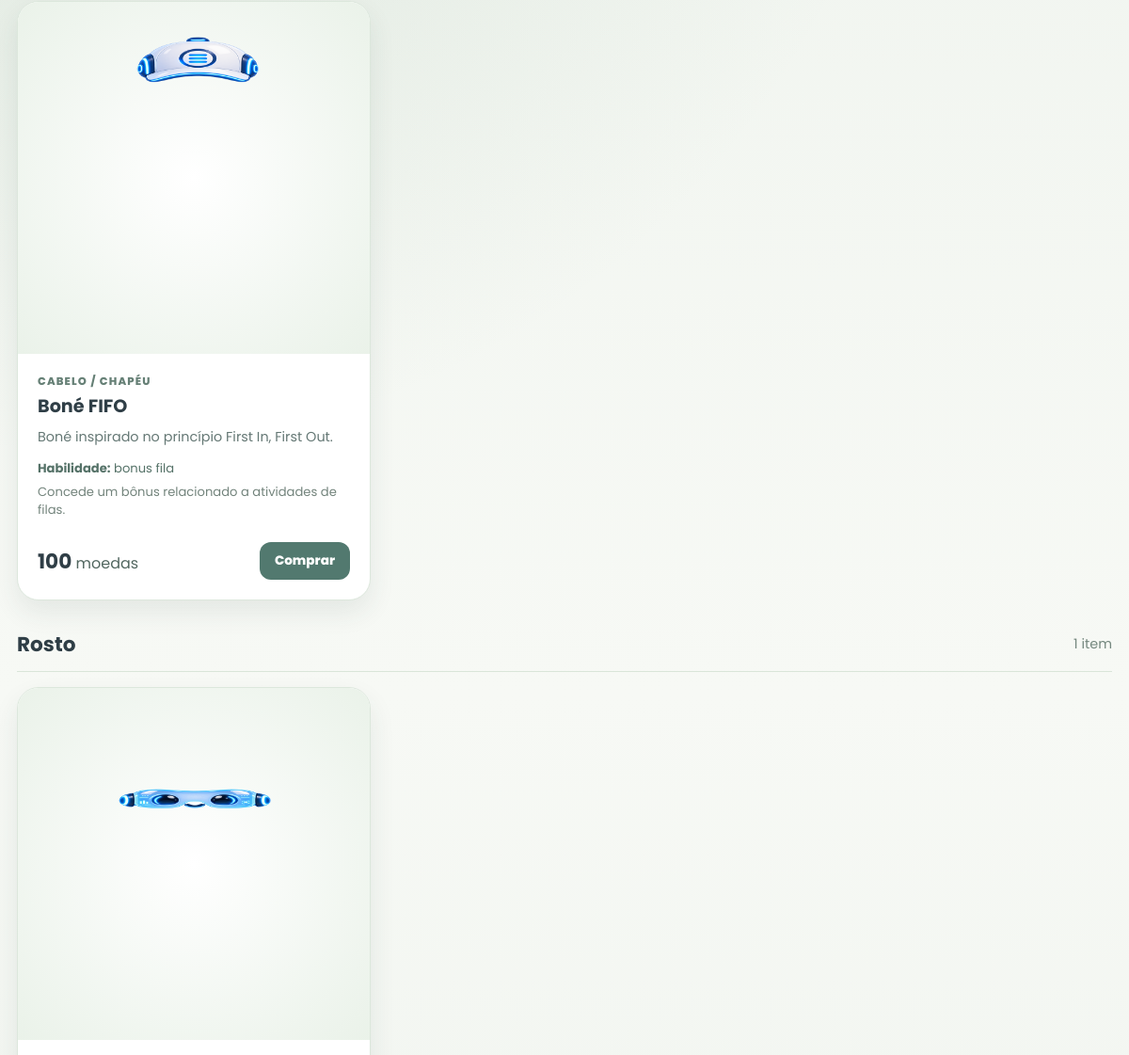
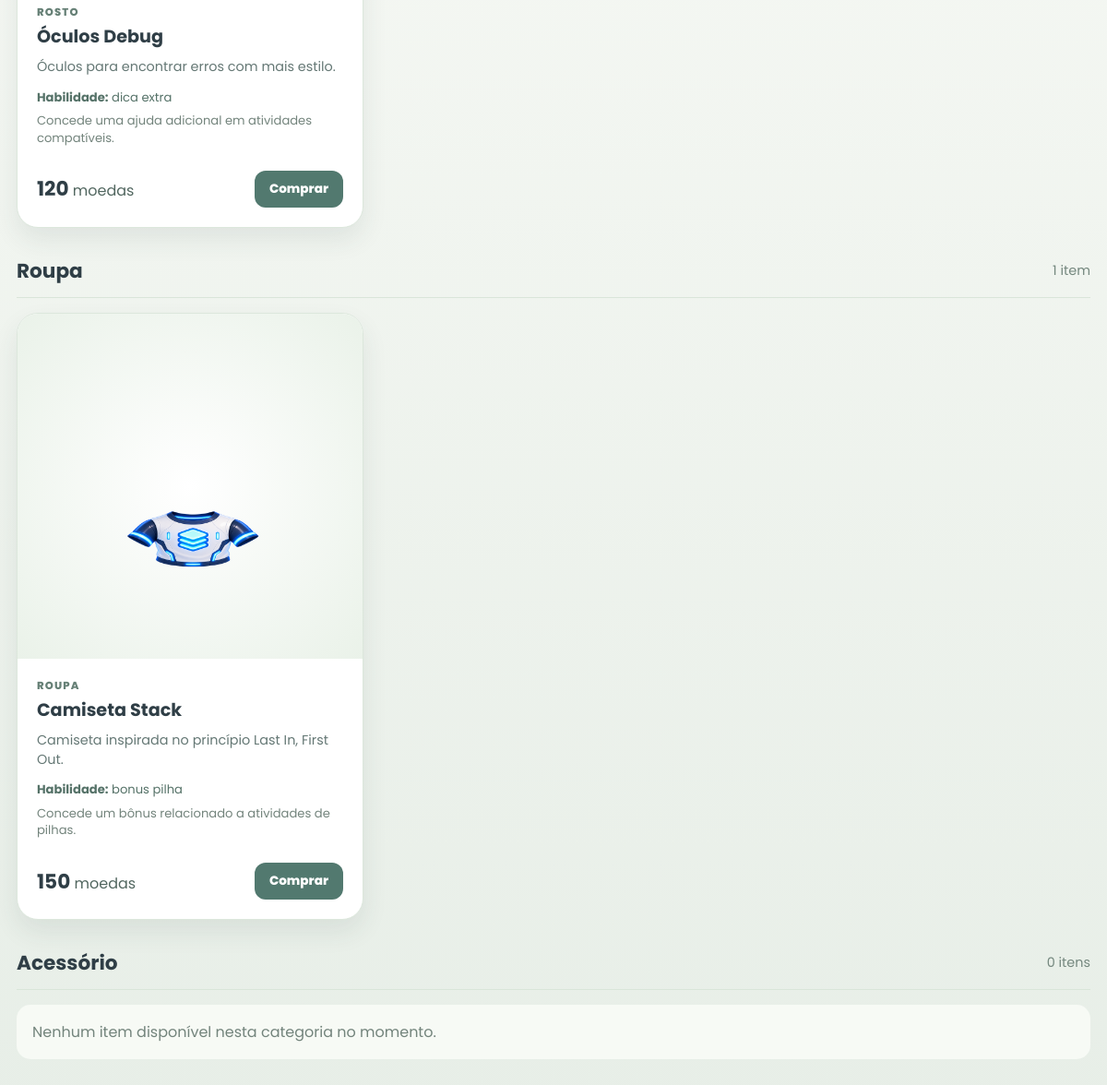
The page /view/loja.php (signed in, lower part) on the database as committed earlier (2 pictures, top to bottom).
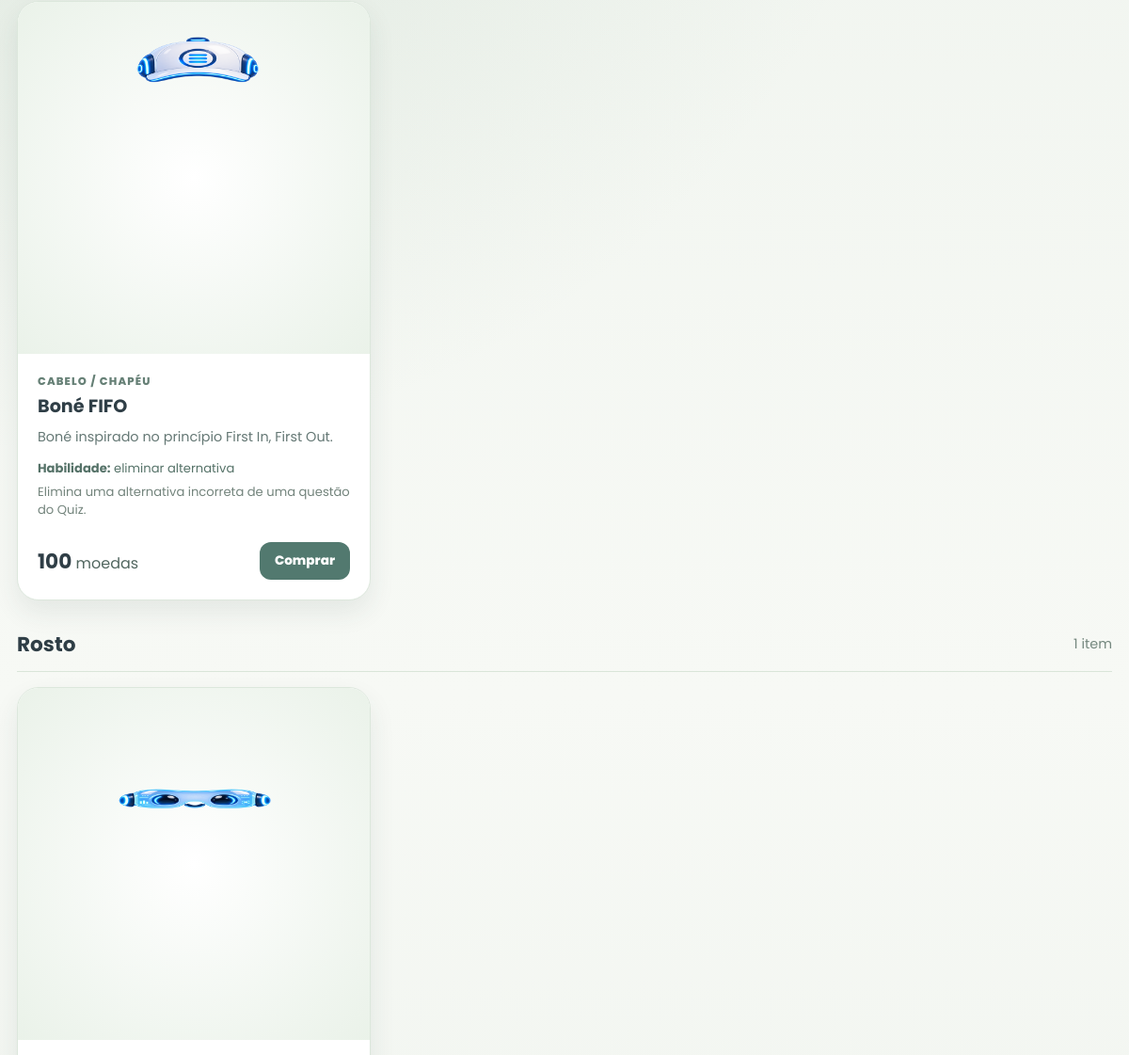
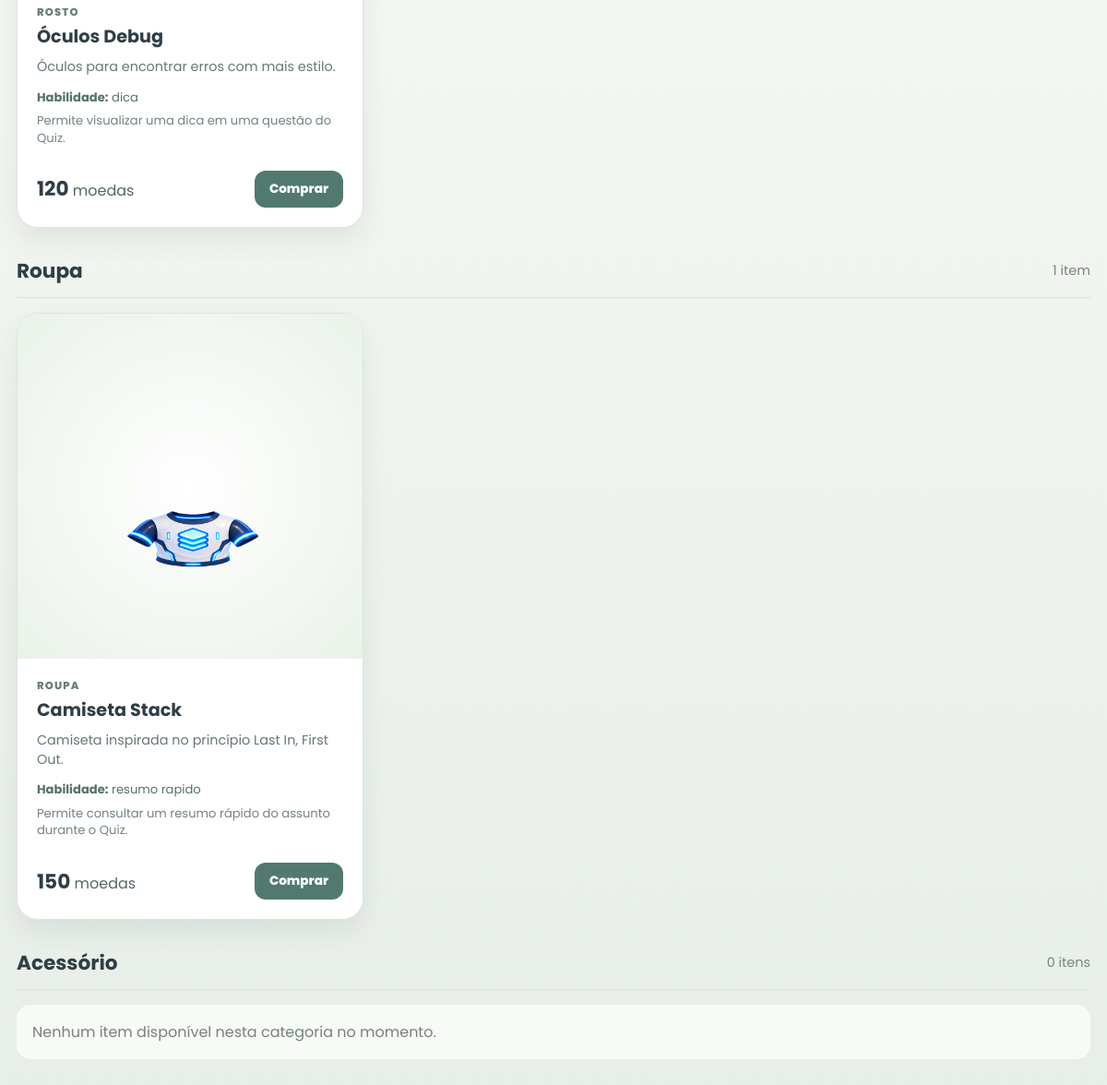
The same page on the database as committed later (2 pictures, top to bottom).
### tables this page shows
CREATE TABLE `item` (
  `id_item` int(11) NOT NULL,
  `nome` varchar(100) NOT NULL,
  `descricao` text DEFAULT NULL,
  `categoria` enum('cabelo','rosto','roupa','acessorio') NOT NULL,
  `preco` int(11) NOT NULL DEFAULT 0,
  `imagem` varchar(255) NOT NULL,
  `habilidade` varchar(100) DEFAULT NULL,
  `descricao_habilidade` text DEFAULT NULL,
  `valor_habilidade` int(11) NOT NULL DEFAULT 0,
  `ativo` tinyint(1) NOT NULL DEFAULT 1
);

### config/Conexao.php (called while the page is built, shortened)
<?php
class Conexao
{
    private static $conexao = null;
    public static function obter()
    {
        if (self::$conexao === null) {
            $banco = getenv('MINDNODES_DB') ?: self::BANCO;
            self::$conexao = mysqli_connect(
                self::HOST,
                self::USUARIO,
                self::SENHA,
                $banco
            );
            mysqli_set_charset(self::$conexao, 'utf8mb4');
        }
        return self::$conexao;
    }
}

### model/Loja.php (called while the page is built, shortened)
<?php
require_once __DIR__ . '/Moeda.php';
require_once __DIR__ . '/Item.php';
require_once __DIR__ . '/Inventario.php';
class Loja
{
    private $moeda;
    private $itens;
    private $inventario;
    public function __construct($conexao = null)
    {
        $this->conexao = $conexao ?: Conexao::obter();
        $this->moeda = new Moeda($this->conexao);
        $this->itens = new Item($this->conexao);
        $this->inventario = new Inventario($this->conexao);
    }
    public function carregarDados($idUsuario)
    {
        $idUsuario = Item::validarId($idUsuario);
        $saldo = $this->moeda->obterSaldo($idUsuario);
        $possuido = array_fill_keys(array_column($this->inventario->listarDoUsuario($idUsuario), 'id_item'), true);
        $itens = [];
        foreach ($this->itens->listarAtivos() as $item) {
            if ((int) $item['preco'] <= 0) continue;
            $item['adquirido'] = isset($possuido[$item['id_item']]);
            $itens[] = $item;
        }
        return ['saldo' => $saldo, 'itens' => $itens];
    }
}

### model/Inventario.php (called while the page is built, shortened)
<?php
require_once __DIR__ . '/Item.php';
class Inventario
{
    private $conexao;
    public function __construct($conexao = null)
    {
        $this->conexao = $conexao ?: Conexao::obter();
    }
    private function executar($sql, $tipos, ...$valores)
    {
        $stmt = $this->conexao->prepare($sql);
        try {
            if (!$stmt->bind_param($tipos, ...$valores)) throw new RuntimeException('Falha nos parametros.');
            if (!$stmt->execute()) throw new RuntimeException('Falha ao executar operacao de inventario.');
            return $stmt->field_count ? $stmt->get_result()->fetch_all(MYSQLI_ASSOC) : [];
        } finally { $stmt->close(); }
    }
    private function validarUsuario($idUsuario)
    {
        $idUsuario = Item::validarId($idUsuario);
        if (!$this->executar('SELECT id_usuario FROM usuario WHERE id_usuario = ?', 'i', $idUsuario)) {
            throw new OutOfBoundsException('Usuario inexistente.');
        }
        return $idUsuario;
    }
    public function listarDoUsuario($idUsuario)
    {
        $idUsuario = $this->validarUsuario($idUsuario);
        return $this->executar('SELECT i.*, ui.data_compra FROM usuario_item ui JOIN item i ON i.id_item = ui.id_item WHERE ui.id_usuario = ? ORDER BY i.categoria, i.nome, i.id_item', 'i', $idUsuario);
    }
}

### controller/LojaController.php (called while the page is built, shortened)
<?php
require_once __DIR__ . '/../model/Loja.php';
class LojaController
{
    private $loja;
    public function __construct($loja = null)
    {
        $this->loja = $loja ?: new Loja();
    }
    private function usuarioAtual()
    {
        return Item::validarId($_SESSION['usuario_id']);
    }
    public function carregarDados()
    {
        return $this->loja->carregarDados($this->usuarioAtual());
    }
}

### model/Item.php (called while the page is built, shortened)
<?php
require_once __DIR__ . '/../config/Conexao.php';
class Item
{
    private $conexao;
    public function __construct($conexao = null)
    {
        $this->conexao = $conexao ?: Conexao::obter();
    }
    public static function validarId($valor)
    {
        return (int) $valor;
    }
    private function consultar($sql, $tipos = '', ...$valores)
    {
        $stmt = $this->conexao->prepare($sql);
        try {
            if (!$stmt->execute()) throw new RuntimeException('Falha ao consultar itens.');
            return $stmt->get_result()->fetch_all(MYSQLI_ASSOC);
        } finally { $stmt->close(); }
    }
    public function listarAtivos()
    {
        return $this->consultar('SELECT * FROM item WHERE ativo = 1 ORDER BY categoria, nome, id_item');
    }
}

### model/Moeda.php (called while the page is built, shortened)
<?php
require_once __DIR__ . '/../config/Conexao.php';
class Moeda
{
    private $conexao;
    public function __construct($conexao = null)
    {
        $this->conexao = $conexao ?: Conexao::obter();
    }
    private function inteiroPositivo($valor)
    {
        return (int) $valor;
    }
    private function executar($sql, $tipos = '', ...$valores)
    {
        $stmt = $this->conexao->prepare($sql);
        try {
            if ($tipos !== '' && !$stmt->bind_param($tipos, ...$valores)) {
                throw new RuntimeException('Falha nos parametros da operacao.');
            }
            if (!$stmt->execute()) throw new RuntimeException('Falha ao executar operacao de moedas.');
            return $stmt->field_count ? $stmt->get_result()->fetch_all(MYSQLI_ASSOC) : [];
        } finally {
            $stmt->close();
        }
    }
    private function saldoDaLinha($linhas)
    {
        $saldo = (int) $linhas[0]['moedas'];
        return $saldo;
    }
    public function obterSaldo($idUsuario)
    {
        $idUsuario = $this->inteiroPositivo($idUsuario);
        return $this->saldoDaLinha($this->executar(
            'SELECT moedas FROM usuario WHERE id_usuario = ?', 'i', $idUsuario
        ));
    }
}

### view/loja.php (the view, shortened to what this page needs)
<?php
require_once __DIR__ . '/../controller/LojaController.php';
function lojaEscapar($valor) { return htmlspecialchars((string) $valor, ENT_QUOTES | ENT_SUBSTITUTE, 'UTF-8'); }
function lojaUrl($caminho) {
    return '../' . $caminho;
}
$categorias = ['cabelo' => 'Cabelo / chapéu', 'rosto' => 'Rosto', 'roupa' => 'Roupa', 'acessorio' => 'Acessório'];
$agrupados = array_fill_keys(array_keys($categorias), []);
try {
    $dados = (new LojaController())->carregarDados();
    foreach ($dados['itens'] as $item) {
        if (isset($agrupados[$item['categoria']])) $agrupados[$item['categoria']][] = $item;
    }
} catch (Throwable $erro) {
    error_log('Falha ao carregar loja: ' . $erro->getMessage());
    http_response_code(503);
    $dados = null;
}
?>
<!DOCTYPE html>
<html lang="pt-BR">
<head>
    <link rel="stylesheet" href="../css/style.css">
    <link rel="stylesheet" href="../css/loja.css">
</head>
<body>
<main class="loja-page">
    <?php if ($dados === null): ?>
        <div class="loja-alert erro" role="alert">Não foi possível carregar a Loja. Tente novamente mais tarde.</div>
    <?php else: ?>
        <?php foreach ($categorias as $categoria => $titulo): ?>
            <section class="loja-category" aria-labelledby="loja-<?= lojaEscapar($categoria) ?>">
                <div class="loja-category-heading"><h3 id="loja-<?= lojaEscapar($categoria) ?>"><?= lojaEscapar($titulo) ?></h3><span><?= count($agrupados[$categoria]) ?> <?= count($agrupados[$categoria]) === 1 ? 'item' : 'itens' ?></span></div>
                <?php if (!$agrupados[$categoria]): ?>
                    <p class="loja-empty">Nenhum item disponível nesta categoria no momento.</p>
                <?php else: ?>
                    <div class="loja-grid">
                        <?php foreach ($agrupados[$categoria] as $item): ?>
                            <article class="loja-card <?= $item['adquirido'] ? 'adquirido' : '' ?>">
                                <div class="loja-card-image"><?php if (lojaUrl($item['imagem']) !== ''): ?><img src="<?= lojaEscapar(lojaUrl($item['imagem'])) ?>" alt="" loading="lazy"><?php endif; ?></div>
                                <div class="loja-card-content">
                                    <span class="loja-card-type"><?= lojaEscapar($titulo) ?></span>
                                    <h4><?= lojaEscapar($item['nome']) ?></h4>
                                    <?php if (!empty($item['descricao'])): ?><p class="loja-description"><?= lojaEscapar($item['descricao']) ?></p><?php endif; ?>
                                    <?php if (!empty($item['habilidade'])): ?><p class="loja-skill"><strong>Habilidade:</strong> <?= lojaEscapar(str_replace('_', ' ', $item['habilidade'])) ?></p><?php endif; ?>
                                    <?php if (!empty($item['descricao_habilidade'])): ?><p class="loja-skill-detail"><?= lojaEscapar($item['descricao_habilidade']) ?></p><?php endif; ?>
                                    <div class="loja-card-bottom"><span class="loja-price"><strong><?= (int) $item['preco'] ?></strong> moedas</span>
                                        <?php if ($item['adquirido']): ?>
                                            <span class="loja-owned">Adquirido</span>
                                        <?php else: ?>
                                            <form method="post" action="../processamento/processamento.php">
                                                <button type="submit">Comprar</button>
                                            </form>
                                        <?php endif; ?>
                                    </div>
                                </div>
                            </article>
                        <?php endforeach; ?>
                    </div>
                <?php endif; ?>
            </section>
        <?php endforeach; ?>
    <?php endif; ?>
</main>
</body>
</html>

### css/style.css (style rules this page uses)
:root { --ash-grey: #CAD2C5; --muted-teal: #84A98C; --deep-teal: #52796F; --dark-slate: #354F52; --charcoal-blue: #2F3E46; --white: #FFFFFF; --soft-white: #F6F8F4; --cyan: #43D9E8; --blue: #2358D8; --purple: #6C3DD9; --shadow: 0 18px 45px rgba(47, 62, 70, 0.18); --radius: 24px; }
* { margin: 0; padding: 0; box-sizing: border-box; }
body { font-family: 'Poppins', Arial, sans-serif; background: linear-gradient(180deg, var(--ash-grey), #eef2ec 45%, var(--soft-white)); color: var(--charcoal-blue); }
main { width: min(1180px, calc(100% - 36px)); margin: 0 auto; }
.botao, button { border: none; padding: 15px 25px; border-radius: 14px; font-weight: 700; cursor: pointer; transition: 0.25s; font-family: inherit; }
.primario, button { background: linear-gradient(135deg, var(--muted-teal), var(--deep-teal)); color: var(--white); }

### css/loja.css (style rules this page uses)
body { min-height:100vh; color:var(--charcoal-blue); background:radial-gradient(circle at 8% 6%,rgba(132,169,140,.2),transparent 30%),linear-gradient(180deg,#eef3ed,#f7f9f5 45%,#e7eee7); }
.loja-page { width:min(1240px,calc(100% - 36px)); margin:0 auto; padding:42px 0 72px; }
.loja-category { margin-top:30px; }
.loja-category-heading { display:flex; justify-content:space-between; align-items:center; gap:12px; padding-bottom:12px; margin-bottom:16px; border-bottom:1px solid #d9e5d9; }
.loja-category-heading h3 { margin:0; font-size:1.35rem; }
.loja-category-heading span { color:#74877e; font-size:.9rem; }
.loja-grid { display:grid; grid-template-columns:repeat(3,minmax(0,1fr)); gap:18px; }
.loja-card { min-width:0; overflow:hidden; display:flex; flex-direction:column; border-radius:23px; background:#fff; border:1px solid #dce7dc; box-shadow:0 13px 28px rgba(47,62,70,.09); }
.loja-card-image { aspect-ratio:1.8; display:grid; place-items:center; background:radial-gradient(circle,#fff,#eaf2e9); }
.loja-card-image img { width:100%; height:100%; object-fit:contain; }
.loja-card-content { display:flex; flex:1; flex-direction:column; align-items:start; padding:21px; }
.loja-card-type { color:#668076; font-size:.72rem; text-transform:uppercase; font-weight:800; letter-spacing:.1em; }
.loja-card h4 { margin:6px 0 10px; font-size:1.2rem; line-height:1.25; }
.loja-description { margin:0 0 13px; color:#657875; font-size:.9rem; line-height:1.48; }
.loja-skill,.loja-skill-detail { margin:0 0 7px; color:#557268; font-size:.82rem; line-height:1.42; }
.loja-skill-detail { color:#73847c; }
.loja-card-bottom { width:100%; display:flex; align-items:center; justify-content:space-between; gap:12px; flex-wrap:wrap; margin-top:auto; padding-top:18px; }
.loja-price { color:#526760; white-space:nowrap; }
.loja-price strong { color:#2f3e46; font-size:1.35rem; }
.loja-card button,.loja-owned { min-height:40px; display:inline-flex; align-items:center; justify-content:center; padding:0 16px; border-radius:12px; font:inherit; font-size:.85rem; font-weight:800; }
.loja-card button { border:0; background:#52796f; color:#fff; cursor:pointer; }
.loja-empty { padding:17px; border-radius:15px; background:#f7faf5; color:#73847c; }

Rows that differ between the two databases and show on the page:
changed item "Boné FIFO": habilidade "bonus fila" → "eliminar alternativa"; descricao_habilidade "Concede um bônus relacionado a atividades de filas." → "Elimina uma alternativa incorreta de uma questão do Quiz."
changed item "Óculos Debug": habilidade "dica extra" → "dica"; descricao_habilidade "Concede uma ajuda adicional em atividades compatíveis." → "Permite visualizar uma dica em uma questão do Quiz."
changed item "Camiseta Stack": habilidade "bonus pilha" → "resumo rapido"; descricao_habilidade "Concede um bônus relacionado a atividades de pilhas." → "Permite consultar um resumo rápido do assunto durante o Quiz."
